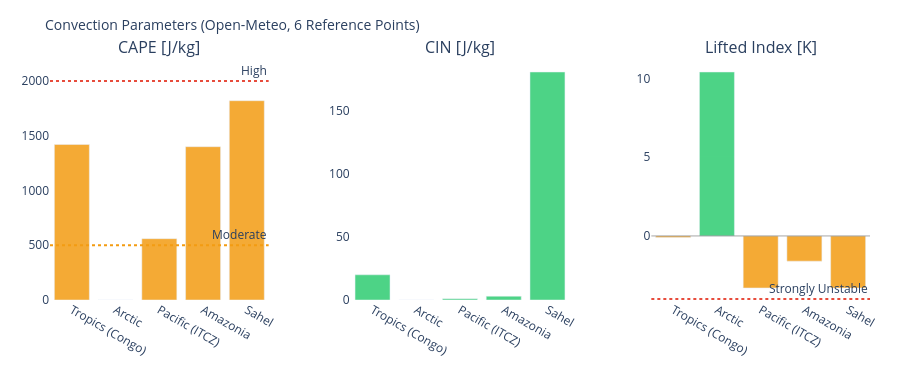

Write notebook code for a chart like this one.
### Markdown cell above
---
## 3. Visualizations

### Code cell
# ============================================================
# CAPE / CIN / LIFTED INDEX – Convection potential
# ============================================================

if not df_atm.empty:
    fig = make_subplots(
        rows=1, cols=3,
        subplot_titles=['CAPE [J/kg]', 'CIN [J/kg]', 'Lifted Index [K]'],
        horizontal_spacing=0.1
    )
    pts = df_atm['point'].tolist()
    pt_colors = ['#E85D24','#185FA5','#888780','#378ADD','#639922','#F2A623']

    # CAPE – höher = mehr Gewitterpotential
    cape_vals = df_atm['cape'].fillna(0).tolist()
    cape_colors = ['#e74c3c' if v > 2000 else '#f39c12' if v > 500 else '#2ecc71'
                   for v in cape_vals]
    fig.add_trace(go.Bar(x=pts, y=cape_vals, marker_color=cape_colors,
                         opacity=0.85, showlegend=False), row=1, col=1)
    fig.add_hline(y=2000, line_dash='dot', line_color='#e74c3c',
                  annotation_text='High', row=1, col=1)
    fig.add_hline(y=500,  line_dash='dot', line_color='#f39c12',
                  annotation_text='Moderate', row=1, col=1)

    # CIN – negativer = stärker gedeckelt (weniger Auslöse)
    cin_vals = df_atm['cin'].fillna(0).tolist()
    cin_colors = ['#e74c3c' if v < -200 else '#f39c12' if v < -50 else '#2ecc71'
                  for v in cin_vals]
    fig.add_trace(go.Bar(x=pts, y=cin_vals, marker_color=cin_colors,
                         opacity=0.85, showlegend=False), row=1, col=2)

    # Lifted Index – negativ = instabil
    li_vals = df_atm['li'].fillna(0).tolist()
    li_colors = ['#e74c3c' if v < -4 else '#f39c12' if v < 0 else '#2ecc71'
                 for v in li_vals]
    fig.add_trace(go.Bar(x=pts, y=li_vals, marker_color=li_colors,
                         opacity=0.85, showlegend=False), row=1, col=3)
    fig.add_hline(y=0, line_color='gray', line_width=0.7, row=1, col=3)
    fig.add_hline(y=-4, line_dash='dot', line_color='#e74c3c',
                  annotation_text='Strongly Unstable', row=1, col=3)

    fig.update_layout(
        title=dict(text='Convection Parameters (Open-Meteo, 6 Reference Points)', font=dict(size=14)),
        height=380, plot_bgcolor='rgba(0,0,0,0)', paper_bgcolor='rgba(0,0,0,0)',
        margin=dict(l=50, r=30, t=60, b=80)
    )
    fig.update_xaxes(tickangle=30)
    fig.show()

### Figure 1 — Plotly figure (JSON) as saved in the notebook; plotly's stock layout.template omitted (floating-point values rounded to 4 significant figures)
{"data": [{"marker": {"color": ["#f39c12", "#2ecc71", "#f39c12", "#f39c12", "#f39c12"]}, "opacity": 0.85, "showlegend": false, "type": "bar", "x": ["Tropics (Congo)", "Arctic", "Pacific (ITCZ)", "Amazonia", "Sahel"], "xaxis": "x", "y": [1420.0, 0.0, 560.0, 1400.0, 1820.0], "yaxis": "y"}, {"marker": {"color": ["#2ecc71", "#2ecc71", "#2ecc71", "#2ecc71", "#2ecc71"]}, "opacity": 0.85, "showlegend": false, "type": "bar", "x": ["Tropics (Congo)", "Arctic", "Pacific (ITCZ)", "Amazonia", "Sahel"], "xaxis": "x2", "y": [20.0, 0.0, 1.0, 3.0, 181.0], "yaxis": "y2"}, {"marker": {"color": ["#f39c12", "#2ecc71", "#f39c12", "#f39c12", "#f39c12"]}, "opacity": 0.85, "showlegend": false, "type": "bar", "x": ["Tropics (Congo)", "Arctic", "Pacific (ITCZ)", "Amazonia", "Sahel"], "xaxis": "x3", "y": [-0.1, 10.4, -3.3, -1.6, -3.3], "yaxis": "y3"}], "layout": {"annotations": [{"font": {"size": 16}, "showarrow": false, "text": "CAPE [J/kg]", "x": 0.1333, "xanchor": "center", "xref": "paper", "y": 1.0, "yanchor": "bottom", "yref": "paper"}, {"font": {"size": 16}, "showarrow": false, "text": "CIN [J/kg]", "x": 0.5, "xanchor": "center", "xref": "paper", "y": 1.0, "yanchor": "bottom", "yref": "paper"}, {"font": {"size": 16}, "showarrow": false, "text": "Lifted Index [K]", "x": 0.8667, "xanchor": "center", "xref": "paper", "y": 1.0, "yanchor": "bottom", "yref": "paper"}, {"showarrow": false, "text": "High", "x": 1, "xanchor": "right", "xref": "x domain", "y": 2000, "yanchor": "bottom", "yref": "y"}, {"showarrow": false, "text": "Moderate", "x": 1, "xanchor": "right", "xref": "x domain", "y": 500, "yanchor": "bottom", "yref": "y"}, {"showarrow": false, "text": "Strongly Unstable", "x": 1, "xanchor": "right", "xref": "x3 domain", "y": -4, "yanchor": "bottom", "yref": "y3"}], "height": 380, "margin": {"b": 80, "l": 50, "r": 30, "t": 60}, "paper_bgcolor": "rgba(0,0,0,0)", "plot_bgcolor": "rgba(0,0,0,0)", "shapes": [{"line": {"color": "#e74c3c", "dash": "dot"}, "type": "line", "x0": 0, "x1": 1, "xref": "x domain", "y0": 2000, "y1": 2000, "yref": "y"}, {"line": {"color": "#f39c12", "dash": "dot"}, "type": "line", "x0": 0, "x1": 1, "xref": "x domain", "y0": 500, "y1": 500, "yref": "y"}, {"line": {"color": "gray", "width": 0.7}, "type": "line", "x0": 0, "x1": 1, "xref": "x3 domain", "y0": 0, "y1": 0, "yref": "y3"}, {"line": {"color": "#e74c3c", "dash": "dot"}, "type": "line", "x0": 0, "x1": 1, "xref": "x3 domain", "y0": -4, "y1": -4, "yref": "y3"}], "title": {"font": {"size": 14}, "text": "Convection Parameters (Open-Meteo, 6 Reference Points)"}, "xaxis": {"anchor": "y", "domain": [0.0, 0.2667], "tickangle": 30}, "xaxis2": {"anchor": "y2", "domain": [0.3667, 0.6333], "tickangle": 30}, "xaxis3": {"anchor": "y3", "domain": [0.7333, 1.0], "tickangle": 30}, "yaxis": {"anchor": "x", "domain": [0.0, 1.0]}, "yaxis2": {"anchor": "x2", "domain": [0.0, 1.0]}, "yaxis3": {"anchor": "x3", "domain": [0.0, 1.0]}}}
